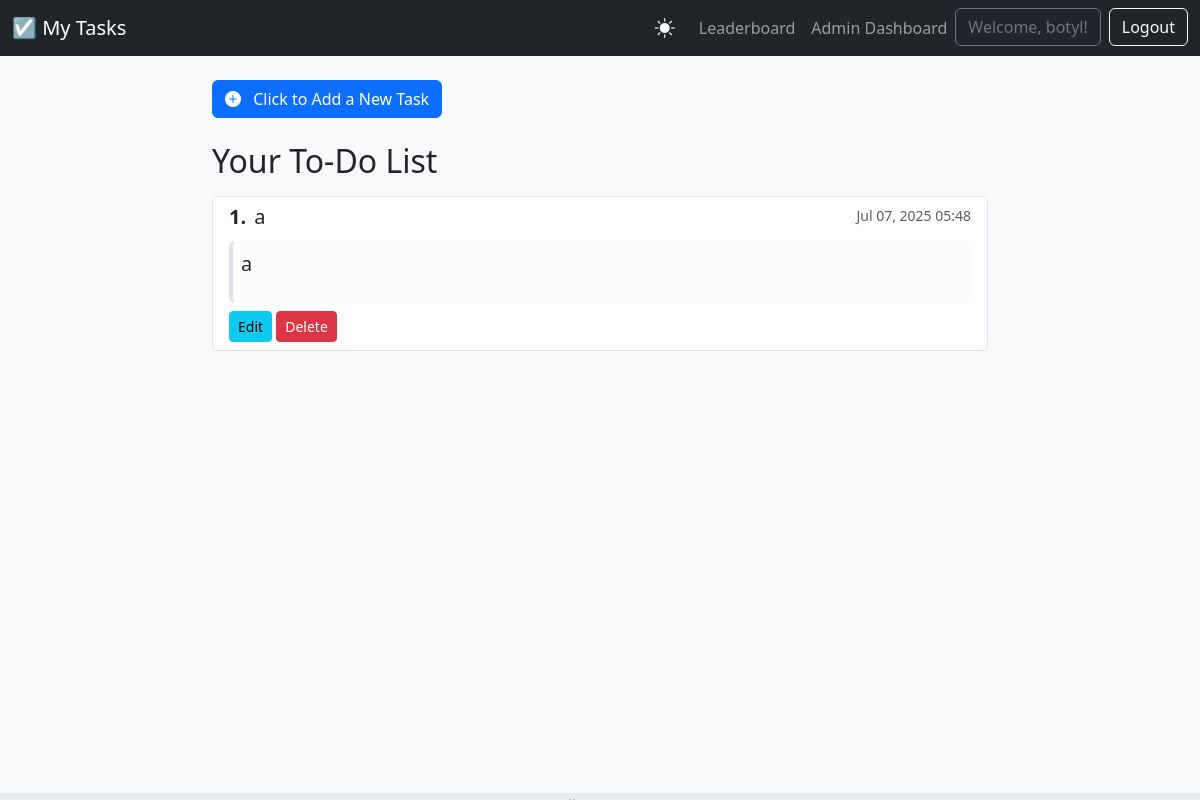
The app's page / (signed in), older data.
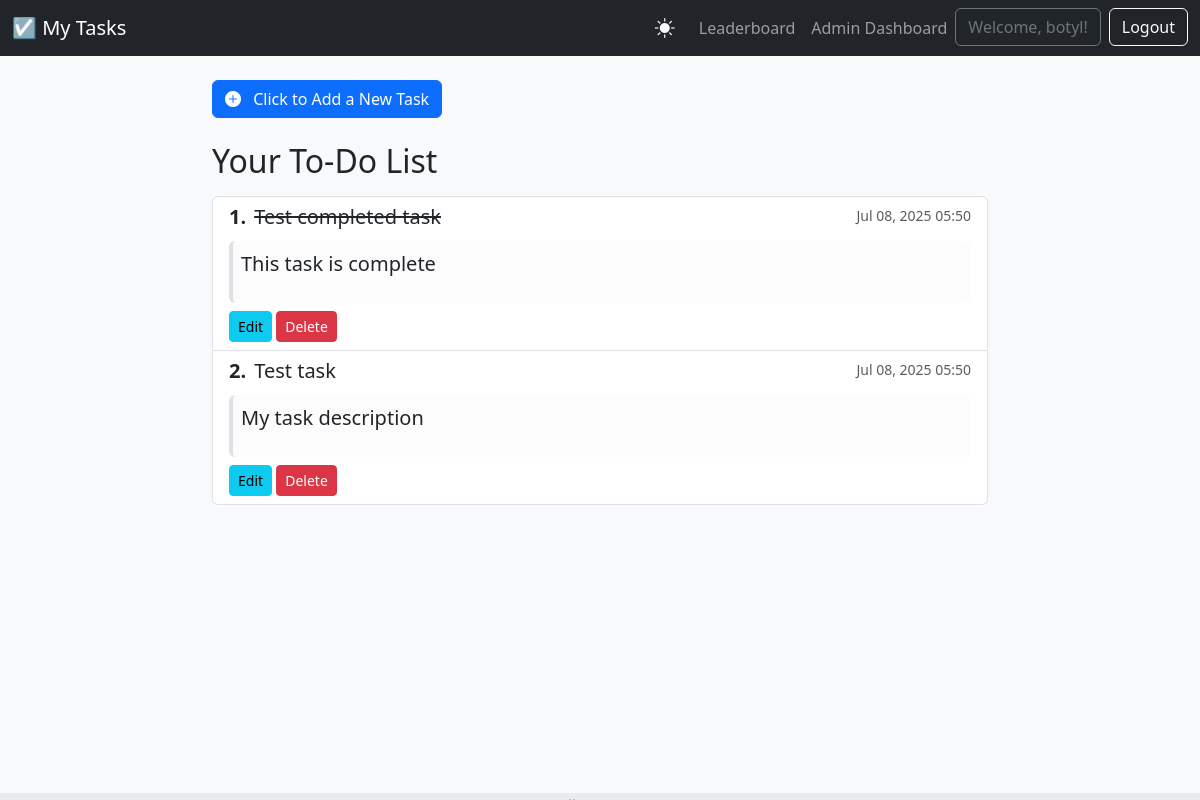
The same page, newer data.
### tasks/models.py (models this page shows, shortened)
class Task(models.Model):
    user = models.ForeignKey(User, on_delete=models.CASCADE)
    title = models.CharField(max_length=200)
    description = models.TextField(blank=True)
    completed = models.BooleanField(default=False)
    created_at = models.DateTimeField(auto_now_add=True)
    priority = models.IntegerField(default=0)
    class Meta:
        ordering = ['priority', '-created_at']

### tasks/views.py (the view, shortened to what this page needs)
# urls.py: path('', views.task_list, name='task-list'),
@login_required
def task_list(request):
    tasks = Task.objects.filter(user=request.user)
    form = TaskForm()
    context = {'tasks': tasks, 'form': form}
    return render(request, 'tasks/task_list.html', context)

### templates/tasks/task_list.html (shortened to what this page needs)
{% extends 'base.html' %}
{% block content %}
<div class="mb-4">
    <p>
        <a class="btn btn-primary" data-bs-toggle="collapse" href="#addTaskCollapse" role="button" aria-expanded="false" aria-controls="addTaskCollapse">
            <i class="bi bi-plus-circle-fill me-2"></i>
            Click to Add a New Task
        </a>
    </p>
</div>
<h2 class="mb-3">Your To-Do List</h2>
<div class="list-group" id="task-list-container">
    {% for task in tasks %}
        <div class="list-group-item list-group-item-action flex-column align-items-start" data-id="{{ task.id }}">
            <div class="d-flex w-100 justify-content-between">
                <h5 class="mb-1 d-flex align-items-center">
                    <span class="fw-bold me-2 priority-indicator">{{ forloop.counter }}.</span>
                    {% if task.completed %}
                        <del>{{ task.title }}</del>
                    {% else %}
                        {{ task.title }}
                    {% endif %}
                </h5>
                <small class="text-muted">{{ task.created_at|date:"M d, Y H:i" }}</small>
            </div>
            {% if task.description %}
            <blockquote class="blockquote mt-2 mb-1 p-2 bg-light-subtle border-start border-4 rounded">
                <p class="mb-0 small">{{ task.description|linebreaks }}</p>
            </blockquote>
            {% endif %}
            <div class="mt-2">
                <a href="{% url 'task-update' task.id %}" class="btn btn-sm btn-info">Edit</a>
                <a href="{% url 'task-delete' task.id %}" class="btn btn-sm btn-danger">Delete</a>
            </div>
        </div>
    {% empty %}
        <div class="list-group-item">No tasks yet. Create one above!</div>
    {% endfor %}
</div>
{% endblock %}

Row changes from the older to the newer data that the page shows:
removed Task: title "a", created_at "Jul 07, 2025 05:48", description "a"
added Task: title "Test completed task", created_at "Jul 08, 2025 05:50", description "This task is complete"
added Task: title "Test task", created_at "Jul 08, 2025 05:50", description "My task description"
